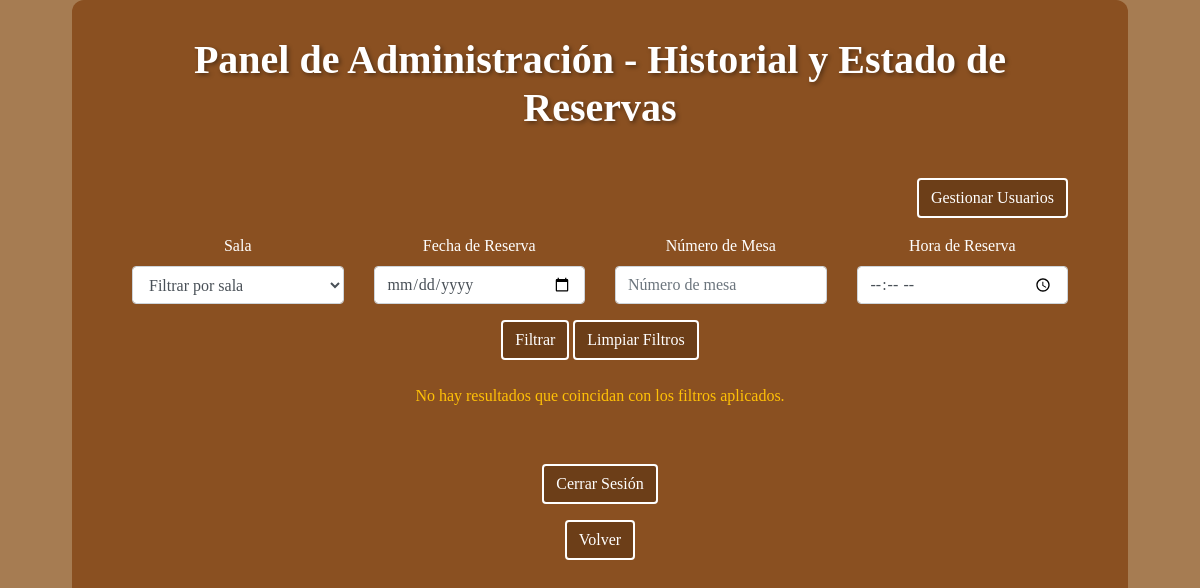
Page /admin/historial.php (signed in) on the earlier database version.
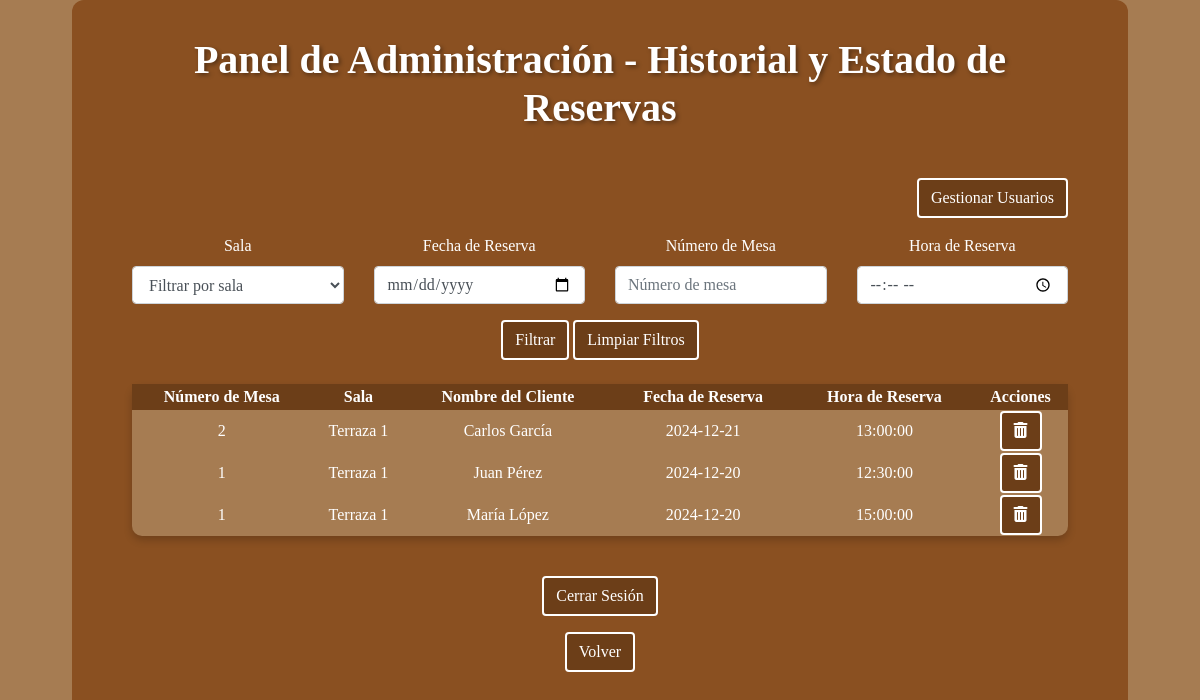
Same page on the later database version.
### tables this page shows
CREATE TABLE tbl_reservations (
    reservation_id INT PRIMARY KEY AUTO_INCREMENT,
    table_id INT NOT NULL,
    customer_name VARCHAR(100) NOT NULL,
    reservation_date DATE NOT NULL,
    reservation_time TIME NOT NULL,
    people_count INT NOT NULL,
    FOREIGN KEY (table_id) REFERENCES tbl_tables(table_id) ON DELETE CASCADE
);

CREATE TABLE tbl_tables (
    table_id INT PRIMARY KEY AUTO_INCREMENT,
    room_id INT NOT NULL,
    table_number INT NOT NULL,
    capacity INT NOT NULL,
    status ENUM('free', 'occupied') DEFAULT 'free',   
    occupied_since DATETIME NULL,   
    image_path VARCHAR(255) DEFAULT NULL,   
    FOREIGN KEY (room_id) REFERENCES tbl_rooms(room_id) ON DELETE CASCADE
);

CREATE TABLE tbl_rooms (
    room_id INT PRIMARY KEY AUTO_INCREMENT,
    name_rooms VARCHAR(50) NOT NULL,
    capacity INT NOT NULL,
    description TEXT,
    image_path VARCHAR(255) DEFAULT NULL,   
    room_type ENUM('terraza', 'salon', 'vip') NOT NULL   
);

### admin/historial.php (the view, shortened to what this page needs)
<?php
include_once('../conexion/conexion.php');
$fechaFiltro = isset($_POST['fecha_ocupacion']) ? $_POST['fecha_ocupacion'] : '';
$numeroMesaFiltro = isset($_POST['numero_mesa']) ? $_POST['numero_mesa'] : '';
$horaReservaFiltro = isset($_POST['hora_reserva']) ? $_POST['hora_reserva'] : '';
$sql = "
    SELECT
        tbl_reservations.reservation_id,
        tbl_reservations.table_id,
        tbl_tables.table_number,
        tbl_rooms.name_rooms AS room_name,
        tbl_reservations.customer_name,
        tbl_reservations.reservation_date,
        tbl_reservations.reservation_time,
        tbl_reservations.people_count,
        tbl_tables.status
    FROM
        tbl_reservations
    INNER JOIN
        tbl_tables ON tbl_reservations.table_id = tbl_tables.table_id
    INNER JOIN
        tbl_rooms ON tbl_tables.room_id = tbl_rooms.room_id
    WHERE
        1=1";
$params = [];
$sql .= " ORDER BY tbl_reservations.reservation_date DESC, tbl_reservations.reservation_time";
$stmt = $conexion->prepare($sql);
$stmt->execute($params);
$result = $stmt->fetchAll(PDO::FETCH_ASSOC);
?>
<!DOCTYPE html>
<html lang="es">
<head>
    <link rel="stylesheet" href="https://maxcdn.bootstrapcdn.com/bootstrap/4.5.2/css/bootstrap.min.css">
    <link rel="stylesheet" href="../styles.css">
    <link href="https://cdnjs.cloudflare.com/ajax/libs/font-awesome/6.0.0-beta3/css/all.min.css" rel="stylesheet">
</head>
<body>
    <div class="containerHistorial">
    <h1 class="text-center">Panel de Administración - Historial y Estado de Reservas</h1>
        <div class="text-right mb-3">
            <a href="./gestionUsuarios/usuarios.php" class="btn btn-primary mt-3">Gestionar Usuarios</a>
        </div>
        <form method="POST" class="mb-4">
            <div class="row">
                <div class="col-md-3">
                    <label for="sala" class="texto-historial">Sala</label>
                    <select name="sala" id="sala" class="form-control">
                        <option value="">Filtrar por sala</option>
                    </select>
                </div>
                <div class="col-md-3">
                    <label for="fecha_ocupacion" class="texto-historial">Fecha de Reserva</label>
                    <input type="date" class="form-control" name="fecha_ocupacion" id="fecha_ocupacion" value="<?= htmlspecialchars($fechaFiltro) ?>">
                </div>
                <div class="col-md-3">
                    <label for="numero_mesa" class="texto-historial">Número de Mesa</label>
                    <input type="number" class="form-control" name="numero_mesa" id="numero_mesa" placeholder="Número de mesa" value="<?= htmlspecialchars($numeroMesaFiltro) ?>">
                </div>
                <div class="col-md-3">
                    <label for="hora_reserva" class="texto-historial">Hora de Reserva</label>
                    <input type="time" class="form-control" name="hora_reserva" id="hora_reserva" value="<?= htmlspecialchars($horaReservaFiltro) ?>">
                </div>
            </div>
            <button type="submit" class="btn btn-primary mt-3">Filtrar</button>
            <button type="button" class="btn btn-primary mt-3" onclick="limpiarFiltros()">Limpiar Filtros</button>
        </form>
        <?php
        if (count($result) > 0) {
            echo "<table class='tabla tabla-bordered tabla-striped'>";
            echo "<thead class='thead-dark'>
                    <tr>
                        <th>Número de Mesa</th>
                        <th>Sala</th>
                        <th>Nombre del Cliente</th>
                        <th>Fecha de Reserva</th>
                        <th>Hora de Reserva</th>
                        <th>Acciones</th>
                    </tr>
                  </thead>";
            echo "<tbody>";
            foreach ($result as $row) {
                echo "<tr>
                        <td>" . htmlspecialchars($row["table_number"] ?? '') . "</td>
                        <td>" . htmlspecialchars($row["room_name"] ?? '') . "</td>
                        <td>" . htmlspecialchars($row["customer_name"] ?? 'N/A') . "</td>
                        <td>" . htmlspecialchars($row["reservation_date"] ?? 'N/A') . "</td>
                        <td>" . htmlspecialchars($row["reservation_time"] ?? 'N/A') . "</td>
                        <td>
                            <form id='eliminarReservaForm-". htmlspecialchars($row['reservation_id']) . "' action='eliminar_reserva.php' method='GET' style='display:inline;'>
                                <input type='hidden' name='reservation_id' value='" . htmlspecialchars($row['reservation_id']) . "'>
                                <button type='button' class='btn btn-danger' onclick='confirmarEliminacion(" . htmlspecialchars($row['reservation_id']) . ")'>
                                        <i class='fas fa-trash-alt'></i>
                                </button>
                            </form>
                        </td>
                      </tr>";
            }
            echo "</tbody></table>";
        } else {
            echo "<p class='text-center text-warning'>No hay resultados que coincidan con los filtros aplicados.</p>";
        }
        ?>
        <br>
        <button class="btn btn-primary mt-3" onclick="logout()">Cerrar Sesión</button>
        <form action="./principalAdmin.php">
            <button class="btn btn-primary mt-3">Volver</button>
        </form>
    </div>
</body>
</html>

### styles.css (style rules this page uses)
body { font-family: Arial, sans-serif; background-color: #d9a875; display: flex; justify-content: center; align-items: center; height: 100vh; margin: 0; }
.containerHistorial { font-family: 'Sancreek'; text-align: center; background-color: #8A5021; width: 88%; height: 100vh; padding-left: 5%; padding-right: 5%; padding-top: 3%; padding-bottom: 7%; border-radius: 12px; position: relative; overflow-y: auto; }
h1 { font-size: 40px; font-weight: bold; color: #fff; text-shadow: 2px 2px 4px rgba(0, 0, 0, 0.4); font-family: 'Arial Black', sans-serif; margin-bottom: 30px; }
button { padding: 10px 20px; border-radius: 5px; border: none; background-color: transparent; color: #3b2c24; font-weight: bold; font-size: 14px; cursor: pointer; transition: background-color 0.3s; }
h1 { font-family: 'Sancreek'; }
.tabla { background-color: #a67c52; padding: 10px; border-radius: 8px; text-align: center; box-shadow: 0px 4px 6px rgba(0, 0, 0, 0.2); width: 90%; }
.tabla { flex-direction: column; align-items: center; border-radius: 10px; padding: 10px; box-shadow: 0 4px 8px rgba(0, 0, 0, 0.2); padding: 10px; border-radius: 8px; text-align: center; width: 100%; border-radius: 10px; border: 10px black; }
.texto-historial { color: white; }

### admin/historial.php (style rules this page uses)
body { background-color: #a67c52; }
h1, h3 { text-align: center; }
.btn-primary, .btn-warning, .btn-danger { background-color: #6c3e18; color: white; border: 2px solid white; }
table { background-color: #8A5021; color: white; }
thead { background-color: #6c3e18; color: white; }
th, td { text-align: center; vertical-align: middle; color: white; }
input::placeholder, select::placeholder { color: white; }

Differences in the rows shown:
added tbl_reservations: table.table_number "2", tbl_rooms.name_rooms "Terraza 1", customer_name "Carlos García", reservation_date "2024-12-21", reservation_time "13:00:00"
added tbl_reservations: table.table_number "1", tbl_rooms.name_rooms "Terraza 1", customer_name "Juan Pérez", reservation_date "2024-12-20", reservation_time "12:30:00"
added tbl_reservations: table.table_number "1", tbl_rooms.name_rooms "Terraza 1", customer_name "María López", reservation_date "2024-12-20", reservation_time "15:00:00"
Other differences:
text no longer shown: "No hay resultados que coincidan con los filtros aplicados."
text now shown: "Número de Mesa Sala Nombre del Cliente Fecha de Reserva Hora de Reserva Acciones"
